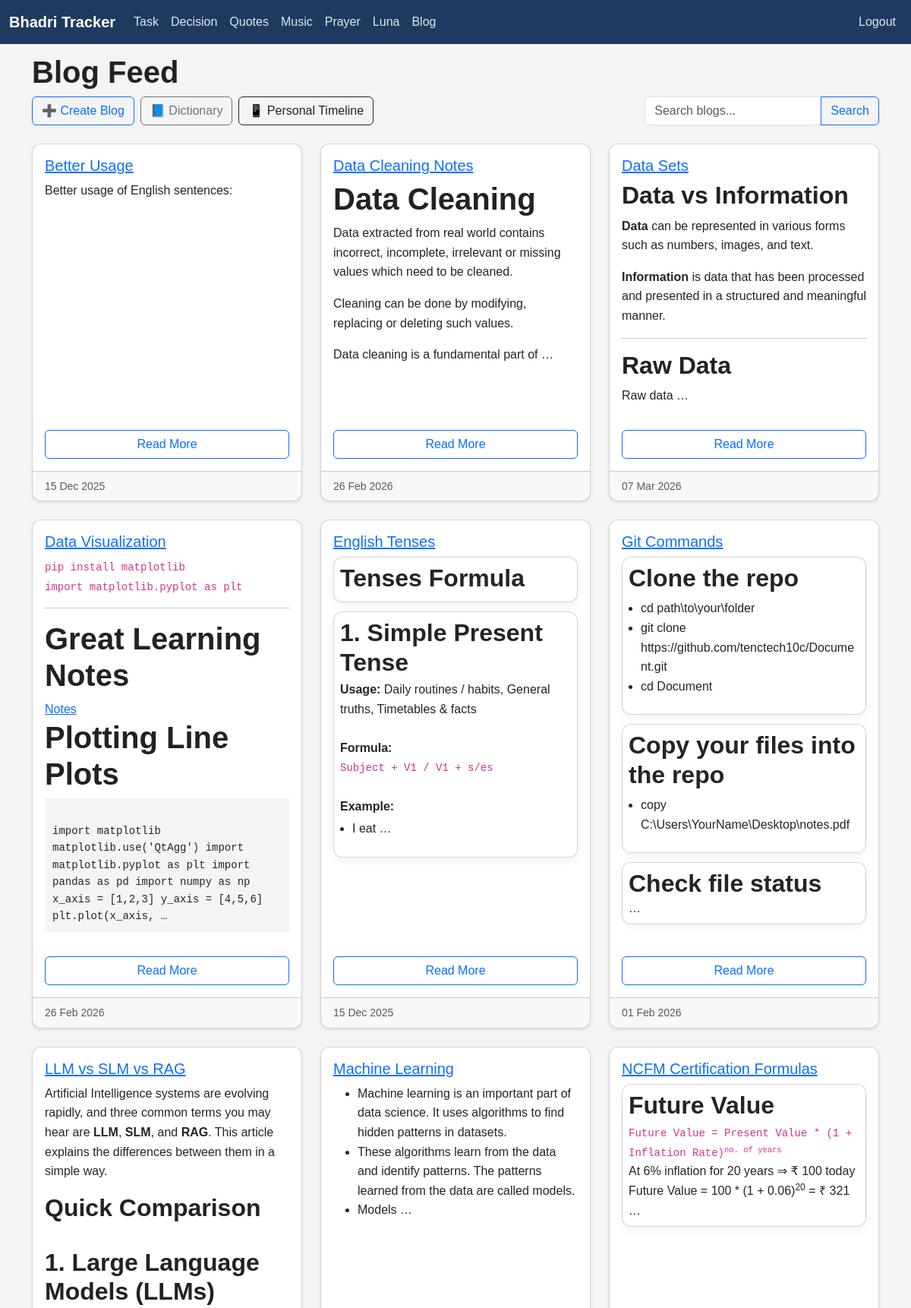
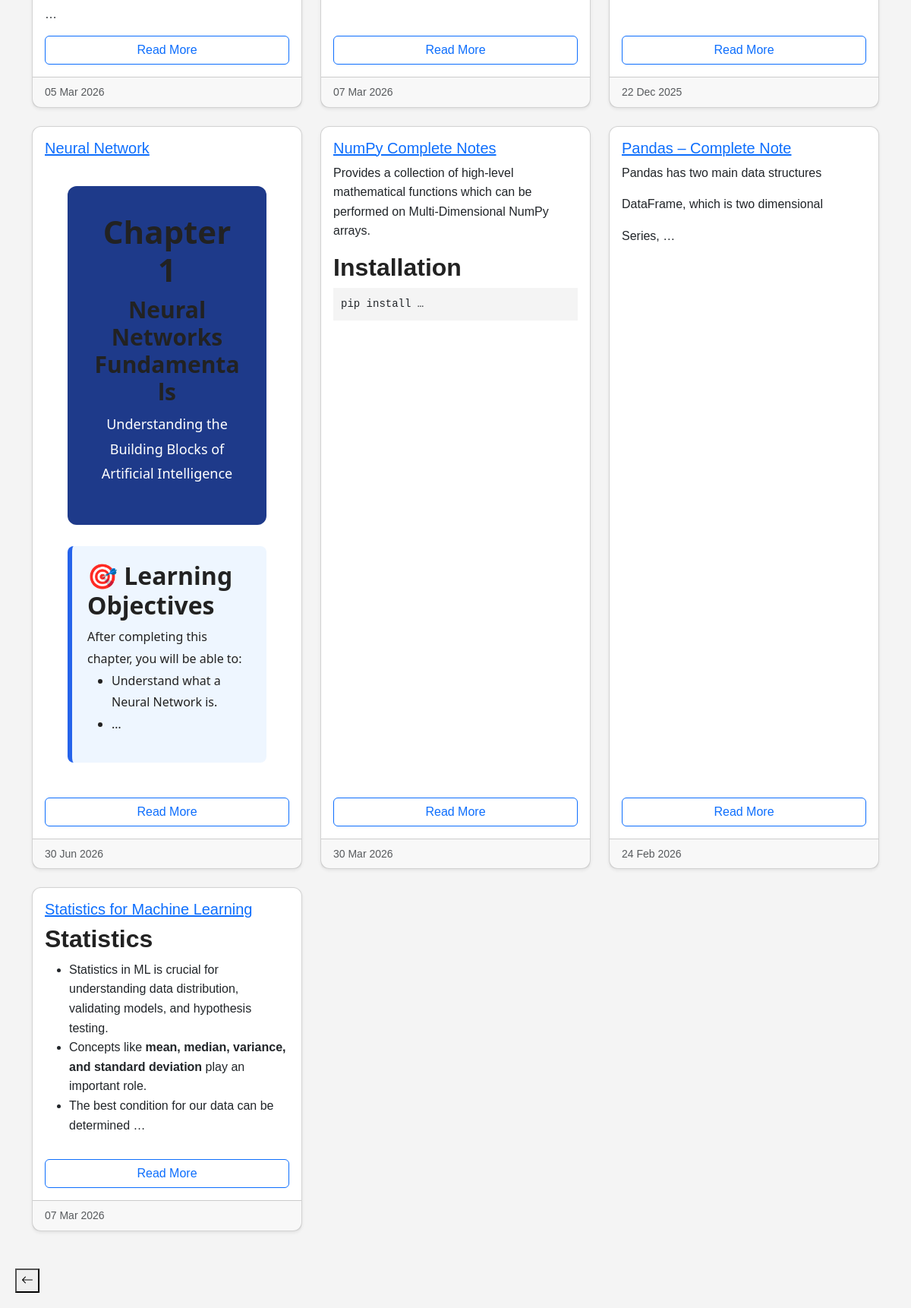
The page /blogs/ (signed in) on the database its author committed (2 pictures, top to bottom).
### blog/models.py (models this page shows, shortened)
class Blog(models.Model):
    title = models.CharField(max_length=200)
    content = models.TextField(help_text="HTML content allowed")
    created_at = models.DateTimeField(auto_now_add=True)
    pin = models.BooleanField(default=False)
    slug = models.SlugField(blank=True)
    public = models.BooleanField(default=False)
    personal = models.BooleanField(default=False)

### blog/views.py (the view)
# urls.py: path('', views.blog_list, name='blog_list'),
@login_required
def blog_list(request):
    query = request.GET.get('q', '')
    blogs = Blog.objects.filter(personal=False)
    if query:
        blogs = blogs.filter(
            Q(title__icontains=query) |
            Q(content__icontains=query)
        )
    blogs = blogs.order_by('-pin', 'title', '-created_at')
    return render(request, 'blog/blog_list.html', {'blogs': blogs, 'query': query})

### blog/templatetags/blog_extras.py (called while the page is built)
@register.filter
def remove_media(html):
    if not html:
        return ""
    html = re.sub(r'<img[^>]*>', '', html, flags=re.IGNORECASE)
    html = re.sub(r'<video[^>]*>.*?</video>', '', html, flags=re.IGNORECASE | re.DOTALL)
    html = re.sub(r'<table[^>]*>.*?</table>', '', html, flags=re.IGNORECASE | re.DOTALL)
    return html

### tracker/context_processors.py (called while the page is built)
def active_notifications(request):
    today = timezone.localdate()
    notifications = Notification.objects.filter(
        is_completed=False,
        date__gte=today,
        date__lte=today + timedelta(days=7)
    ).order_by('date')
    return {
        'active_notifications': notifications
    }

### templates/blog/blog_list.html (shortened to what this page needs)
{% extends "base.html" %}
{% load blog_extras %}
{% block content %}
<br/ >
<h1>Blog Feed</h1>
<div class="d-flex flex-wrap align-items-center justify-content-between mb-3">
    <div class="d-flex gap-2 mb-2">
        <a href="{% url 'blogs:blog_create' %}" class="btn btn-outline-primary">➕ Create Blog</a>
        <a href="{% url 'blogs:word_list' %}" class="btn btn-outline-secondary">📘 Dictionary</a>
        <a href="{% url 'blogs:personal_timeline' %}" class="btn btn-outline-dark">📱 Personal Timeline</a>
    </div>
    <form method="get" class="d-flex align-items-center mb-2 ms-auto">
        <div class="input-group">
            <input type="text" name="q" class="form-control" placeholder="Search blogs..." value="{{ query }}">
            <button class="btn btn-outline-primary" type="submit">Search</button>
        </div>
    </form>
</div>
<div class="row">
    {% for blog in blogs %}
        <div class="col-md-6 col-lg-4 mb-4">
            <div class="card h-100 shadow-sm">
                <div class="card-body d-flex flex-column">
                    <h5 class="card-title">
                        <a href="{% url 'blogs:blog_detail' blog.slug %}">
                            {{ blog.title }}
                        </a>
                    </h5>
                    <div class="card-text mb-3">
                        {{ blog.content|remove_media|truncatewords_html:40|safe }}
                    </div>
                    <a href="{% url 'blogs:blog_detail' blog.slug %}" class="btn btn-outline-primary mt-auto">Read More</a>
                </div>
                <div class="card-footer text-muted small">
                    {{ blog.created_at|date:"d M Y" }}
                </div>
            </div>
        </div>
    {% empty %}
        <p class="text-muted">No blogs found.</p>
    {% endfor %}
</div>
{% endblock %}

### static/css/base.css (style rules this page uses)
body { padding: 0 0px; padding-top: 50px; background-color: #f5f7fa; color: #212529; }
h1, h2, h3 { color: #1f3a5f; font-weight: 600; }
.card { border-radius: 12px; box-shadow: 0 4px 12px rgba(0,0,0,0.05); }

### rows shown on the page
Blog: title "Better Usage", content|remove_media "Better usage of English sentences:", created_at "15 Dec 2025"
Blog: title "Data Cleaning Notes", content|remove_media "Data Cleaning Data extracted from real world contains incorrect, incomplete, irrelevant or missing values which need to be cleaned. Cleaning can be done by modifying, replacing or deleting such values. Data cleaning is a fundamental part of …", created_at "26 Feb 2026"
Blog: title "Data Sets", content|remove_media "Data vs Information Data can be represented in various forms such as numbers, images, and text. Information is data that has been processed and presented in a structured and meaningful manner. Raw Data Raw data …", created_at "07 Mar 2026"
Blog: title "Data Visualization", content|remove_media "pip install matplotlib import matplotlib.pyplot as plt Great Learning Notes Notes Plotting Line Plots import matplotlib matplotlib.use('QtAgg') import matplotlib.pyplot as plt import pandas as pd import numpy as np x_axis = [1,2,3] y_axis = [4,5,6] plt.plot(x_axis, …", created_at "26 Feb 2026"
Blog: title "English Tenses", content|remove_media "Tenses Formula 1. Simple Present Tense Usage: Daily routines / habits, General truths, Timetables & facts Formula: Subject + V1 / V1 + s/es Example: I eat …", created_at "15 Dec 2025"
Blog: title "Git Commands", content|remove_media "Clone the repo cd path\\to\\your\\folder git clone https://github.com/tenctech10c/Document.git cd Document Copy your files into the repo copy C:\\Users\\YourName\\Desktop\\notes.pdf Check file status …", created_at "01 Feb 2026"
Blog: title "LLM vs SLM vs RAG", content|remove_media "Artificial Intelligence systems are evolving rapidly, and three common terms you may hear are LLM , SLM , and RAG . This article explains the differences between them in a simple way. Quick Comparison 1. Large Language Models (LLMs) …", created_at "05 Mar 2026"
Blog: title "Machine Learning", content|remove_media "Machine learning is an important part of data science. It uses algorithms to find hidden patterns in datasets. These algorithms learn from the data and identify patterns. The patterns learned from the data are called models. Models …", created_at "07 Mar 2026"
Blog: title "NCFM Certification Formulas", content|remove_media "Future Value Future Value = Present Value * (1 + Inflation Rate) no. of years At 6% inflation for 20 years ⇒ ₹ 100 today Future Value = 100 * (1 + 0.06) 20 = ₹ 321 …", created_at "22 Dec 2025"
Blog: title "Neural Network", content|remove_media "Chapter 1 Neural Networks Fundamentals Understanding the Building Blocks of Artificial Intelligence 🎯 Learning Objectives After completing this chapter, you will be able to: Understand what a Neural Network is. …", created_at "30 Jun 2026"
Blog: title "NumPy Complete Notes", content|remove_media "Provides a collection of high-level mathematical functions which can be performed on Multi-Dimensional NumPy arrays. Installation pip install …", created_at "30 Mar 2026"
Blog: title "Pandas – Complete Note", content|remove_media "Pandas has two main data structures DataFrame, which is two dimensional Series, …", created_at "24 Feb 2026"
Blog: title "Statistics for Machine Learning", content|remove_media "Statistics Statistics in ML is crucial for understanding data distribution, validating models, and hypothesis testing. Concepts like mean, median, variance, and standard deviation play an important role. The best condition for our data can be determined …", created_at "07 Mar 2026"
